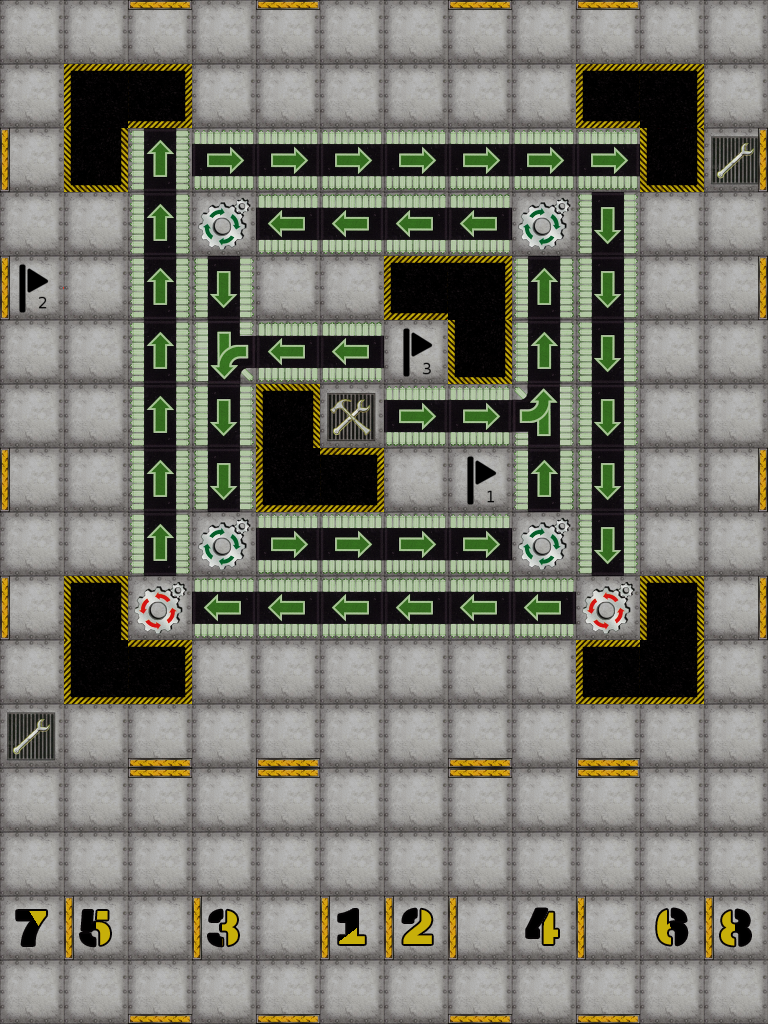

A level layout from a 2D game, rendered from its tile map. Below: a short description, then the map file with its tile-grid data intact:
An orthogonal 12x16 tile map with 64x64 px tiles, 14 tile layers (Board, Start, Flag, Hole, ...).

<map version="1.5" tiledversion="1.6.0" orientation="orthogonal" renderorder="right-down" compressionlevel="0" width="12" height="16" tilewidth="64" tileheight="64" infinite="0" nextlayerid="15" nextobjectid="1">
 <tileset firstgid="1" source="tiles.tsx" />
 <layer id="2" name="Board" width="12" height="16">
  <data encoding="csv">
5,5,5,5,5,5,5,5,5,5,5,5,
5,5,5,5,5,5,5,5,5,5,5,5,
5,5,5,5,5,5,5,5,5,5,5,5,
5,5,5,5,5,5,5,5,5,5,5,5,
5,5,5,5,5,5,5,5,5,5,5,5,
5,5,5,5,5,5,5,5,5,5,5,5,
5,5,5,5,5,5,5,5,5,5,5,5,
5,5,5,5,5,5,5,5,5,5,5,5,
5,5,5,5,5,5,5,5,5,5,5,5,
5,5,5,5,5,5,5,5,5,5,5,5,
5,5,5,5,5,5,5,5,5,5,5,5,
5,5,5,5,5,5,5,5,5,5,5,5,
5,5,5,5,5,5,5,5,5,5,5,5,
5,5,5,5,5,5,5,5,5,5,5,5,
5,5,5,5,5,5,5,5,5,5,5,5,
5,5,5,5,5,5,5,5,5,5,5,5
</data>
 </layer>
 <layer id="7" name="Start" width="12" height="16">
  <data encoding="csv">
0,0,0,0,0,0,0,0,0,0,0,0,
0,0,0,0,0,0,0,0,0,0,0,0,
0,0,0,0,0,0,0,0,0,0,0,0,
0,0,0,0,0,0,0,0,0,0,0,0,
0,0,0,0,0,0,0,0,0,0,0,0,
0,0,0,0,0,0,0,0,0,0,0,0,
0,0,0,0,0,0,0,0,0,0,0,0,
0,0,0,0,0,0,0,0,0,0,0,0,
0,0,0,0,0,0,0,0,0,0,0,0,
0,0,0,0,0,0,0,0,0,0,0,0,
0,0,0,0,0,0,0,0,0,0,0,0,
0,0,0,0,0,0,0,0,0,0,0,0,
0,0,0,0,0,0,0,0,0,0,0,0,
0,0,0,0,0,0,0,0,0,0,0,0,
131,129,0,123,0,121,122,0,124,0,130,132,
0,0,0,0,0,0,0,0,0,0,0,0
</data>
 </layer>
 <layer id="8" name="Flag" width="12" height="16">
  <data encoding="csv">
0,0,0,0,0,0,0,0,0,0,0,0,
0,0,0,0,0,0,0,0,0,0,0,0,
0,0,0,0,0,0,0,0,0,0,0,0,
0,0,0,0,0,0,0,0,0,0,0,0,
63,0,0,0,0,0,0,0,0,0,0,0,
0,0,0,0,0,0,71,0,0,0,0,0,
0,0,0,0,0,0,0,0,0,0,0,0,
0,0,0,0,0,0,0,55,0,0,0,0,
0,0,0,0,0,0,0,0,0,0,0,0,
0,0,0,0,0,0,0,0,0,0,0,0,
0,0,0,0,0,0,0,0,0,0,0,0,
0,0,0,0,0,0,0,0,0,0,0,0,
0,0,0,0,0,0,0,0,0,0,0,0,
0,0,0,0,0,0,0,0,0,0,0,0,
0,0,0,0,0,0,0,0,0,0,0,0,
0,0,0,0,0,0,0,0,0,0,0,0
</data>
 </layer>
 <layer id="9" name="Hole" width="12" height="16">
  <data encoding="csv">
0,0,0,0,0,0,0,0,0,0,0,0,
0,105,109,0,0,0,0,0,0,117,107,0,
0,110,0,0,0,0,0,0,0,0,110,0,
0,0,0,0,0,0,0,0,0,0,0,0,
0,0,0,0,0,0,117,107,0,0,0,0,
0,0,0,0,0,0,0,110,0,0,0,0,
0,0,0,0,118,0,0,0,0,0,0,0,
0,0,0,0,113,109,0,0,0,0,0,0,
0,0,0,0,0,0,0,0,0,0,0,0,
0,118,0,0,0,0,0,0,0,0,118,0,
0,113,109,0,0,0,0,0,0,117,115,0,
0,0,0,0,0,0,0,0,0,0,0,0,
0,0,0,0,0,0,0,0,0,0,0,0,
0,0,0,0,0,0,0,0,0,0,0,0,
0,0,0,0,0,0,0,0,0,0,0,0,
0,0,0,0,0,0,0,0,0,0,0,0
</data>
 </layer>
 <layer id="10" name="Repair" width="12" height="16">
  <data encoding="csv">
0,0,0,0,0,0,0,0,0,0,0,0,
0,0,0,0,0,0,0,0,0,0,0,0,
0,0,0,0,0,0,0,0,0,0,0,15,
0,0,0,0,0,0,0,0,0,0,0,0,
0,0,0,0,0,0,0,0,0,0,0,0,
0,0,0,0,0,0,0,0,0,0,0,0,
0,0,0,0,0,0,0,0,0,0,0,0,
0,0,0,0,0,0,0,0,0,0,0,0,
0,0,0,0,0,0,0,0,0,0,0,0,
0,0,0,0,0,0,0,0,0,0,0,0,
0,0,0,0,0,0,0,0,0,0,0,0,
15,0,0,0,0,0,0,0,0,0,0,0,
0,0,0,0,0,0,0,0,0,0,0,0,
0,0,0,0,0,0,0,0,0,0,0,0,
0,0,0,0,0,0,0,0,0,0,0,0,
0,0,0,0,0,0,0,0,0,0,0,0
</data>
 </layer>
 <layer id="11" name="Upgrade" width="12" height="16">
  <data encoding="csv">
0,0,0,0,0,0,0,0,0,0,0,0,
0,0,0,0,0,0,0,0,0,0,0,0,
0,0,0,0,0,0,0,0,0,0,0,0,
0,0,0,0,0,0,0,0,0,0,0,0,
0,0,0,0,0,0,0,0,0,0,0,0,
0,0,0,0,0,0,0,0,0,0,0,0,
0,0,0,0,0,7,0,0,0,0,0,0,
0,0,0,0,0,0,0,0,0,0,0,0,
0,0,0,0,0,0,0,0,0,0,0,0,
0,0,0,0,0,0,0,0,0,0,0,0,
0,0,0,0,0,0,0,0,0,0,0,0,
0,0,0,0,0,0,0,0,0,0,0,0,
0,0,0,0,0,0,0,0,0,0,0,0,
0,0,0,0,0,0,0,0,0,0,0,0,
0,0,0,0,0,0,0,0,0,0,0,0,
0,0,0,0,0,0,0,0,0,0,0,0
</data>
 </layer>
 <layer id="12" name="Gear" width="12" height="16">
  <data encoding="csv">
0,0,0,0,0,0,0,0,0,0,0,0,
0,0,0,0,0,0,0,0,0,0,0,0,
0,0,0,0,0,0,0,0,0,0,0,0,
0,0,0,53,0,0,0,0,53,0,0,0,
0,0,0,0,0,0,0,0,0,0,0,0,
0,0,0,0,0,0,0,0,0,0,0,0,
0,0,0,0,0,0,0,0,0,0,0,0,
0,0,0,0,0,0,0,0,0,0,0,0,
0,0,0,53,0,0,0,0,53,0,0,0,
0,0,54,0,0,0,0,0,0,54,0,0,
0,0,0,0,0,0,0,0,0,0,0,0,
0,0,0,0,0,0,0,0,0,0,0,0,
0,0,0,0,0,0,0,0,0,0,0,0,
0,0,0,0,0,0,0,0,0,0,0,0,
0,0,0,0,0,0,0,0,0,0,0,0,
0,0,0,0,0,0,0,0,0,0,0,0
</data>
 </layer>
 <layer id="6" name="Conveyor" width="12" height="16">
  <data encoding="csv">
0,0,0,0,0,0,0,0,0,0,0,0,
0,0,0,0,0,0,0,0,0,0,0,0,
0,0,49,52,52,52,52,52,52,52,0,0,
0,0,49,0,51,51,51,51,0,50,0,0,
0,0,49,50,0,0,0,0,49,50,0,0,
0,0,49,59,51,51,0,0,49,50,0,0,
0,0,49,50,0,0,52,52,57,50,0,0,
0,0,49,50,0,0,0,0,49,50,0,0,
0,0,49,0,52,52,52,52,0,50,0,0,
0,0,0,51,51,51,51,51,51,0,0,0,
0,0,0,0,0,0,0,0,0,0,0,0,
0,0,0,0,0,0,0,0,0,0,0,0,
0,0,0,0,0,0,0,0,0,0,0,0,
0,0,0,0,0,0,0,0,0,0,0,0,
0,0,0,0,0,0,0,0,0,0,0,0,
0,0,0,0,0,0,0,0,0,0,0,0
</data>
 </layer>
 <layer id="14" name="LaserDouble" width="12" height="16">
  <data encoding="csv">
0,0,0,0,0,0,0,0,0,0,0,0,
0,0,0,0,0,0,0,0,0,0,0,0,
0,0,0,0,0,0,0,0,0,0,0,0,
0,0,0,0,0,0,0,0,0,0,0,0,
0,0,0,0,0,0,0,0,0,0,0,0,
0,0,0,0,0,0,0,0,0,0,0,0,
0,0,0,0,0,0,0,0,0,0,0,0,
0,0,0,0,0,0,0,0,0,0,0,0,
0,0,0,0,0,0,0,0,0,0,0,0,
0,0,0,0,0,0,0,0,0,0,0,0,
0,0,0,0,0,0,0,0,0,0,0,0,
0,0,0,0,0,0,0,0,0,0,0,0,
0,0,0,0,0,0,0,0,0,0,0,0,
0,0,0,0,0,0,0,0,0,0,0,0,
0,0,0,0,0,0,0,0,0,0,0,0,
0,0,0,0,0,0,0,0,0,0,0,0
</data>
 </layer>
 <layer id="5" name="Laser" width="12" height="16">
  <data encoding="csv">
0,0,0,0,0,0,0,0,0,0,0,0,
0,0,0,0,0,0,0,0,0,0,0,0,
0,0,0,0,0,0,0,0,0,0,0,0,
0,0,0,0,0,0,0,0,0,0,0,0,
0,0,0,0,0,0,0,0,0,0,0,0,
0,0,0,0,0,0,0,0,0,0,0,0,
0,0,0,0,0,0,0,0,0,0,0,0,
0,0,0,0,0,0,0,0,0,0,0,0,
0,0,0,0,0,0,0,0,0,0,0,0,
0,0,0,0,0,0,0,0,0,0,0,0,
0,0,0,0,0,0,0,0,0,0,0,0,
0,0,0,0,0,0,0,0,0,0,0,0,
0,0,0,0,0,0,0,0,0,0,0,0,
0,0,0,0,0,0,0,0,0,0,0,0,
0,0,0,0,0,0,0,0,0,0,0,0,
0,0,0,0,0,0,0,0,0,0,0,0
</data>
 </layer>
 <layer id="4" name="LaserWall" width="12" height="16">
  <data encoding="csv">
0,0,0,0,0,0,0,0,0,0,0,0,
0,0,0,0,0,0,0,0,0,0,0,0,
0,0,0,0,0,0,0,0,0,0,0,0,
0,0,0,0,0,0,0,0,0,0,0,0,
0,0,0,0,0,0,0,0,0,0,0,0,
0,0,0,0,0,0,0,0,0,0,0,0,
0,0,0,0,0,0,0,0,0,0,0,0,
0,0,0,0,0,0,0,0,0,0,0,0,
0,0,0,0,0,0,0,0,0,0,0,0,
0,0,0,0,0,0,0,0,0,0,0,0,
0,0,0,0,0,0,0,0,0,0,0,0,
0,0,0,0,0,0,0,0,0,0,0,0,
0,0,0,0,0,0,0,0,0,0,0,0,
0,0,0,0,0,0,0,0,0,0,0,0,
0,0,0,0,0,0,0,0,0,0,0,0,
0,0,0,0,0,0,0,0,0,0,0,0
</data>
 </layer>
 <layer id="13" name="Pusher" width="12" height="16">
  <data encoding="csv">
0,0,0,0,0,0,0,0,0,0,0,0,
0,0,0,0,0,0,0,0,0,0,0,0,
0,0,0,0,0,0,0,0,0,0,0,0,
0,0,0,0,0,0,0,0,0,0,0,0,
0,0,0,0,0,0,0,0,0,0,0,0,
0,0,0,0,0,0,0,0,0,0,0,0,
0,0,0,0,0,0,0,0,0,0,0,0,
0,0,0,0,0,0,0,0,0,0,0,0,
0,0,0,0,0,0,0,0,0,0,0,0,
0,0,0,0,0,0,0,0,0,0,0,0,
0,0,0,0,0,0,0,0,0,0,0,0,
0,0,0,0,0,0,0,0,0,0,0,0,
0,0,0,0,0,0,0,0,0,0,0,0,
0,0,0,0,0,0,0,0,0,0,0,0,
0,0,0,0,0,0,0,0,0,0,0,0,
0,0,0,0,0,0,0,0,0,0,0,0
</data>
 </layer>
 <layer id="3" name="Wall" width="12" height="16">
  <data encoding="csv">
0,0,31,0,31,0,0,31,0,31,0,0,
0,0,0,0,0,0,0,0,0,0,0,0,
30,0,0,0,0,0,0,0,0,0,0,23,
0,0,0,0,0,0,0,0,0,0,0,0,
30,0,0,0,0,0,0,0,0,0,0,23,
0,0,0,0,0,0,0,0,0,0,0,0,
0,0,0,0,0,0,0,0,0,0,0,0,
30,0,0,0,0,0,0,0,0,0,0,23,
0,0,0,0,0,0,0,0,0,0,0,0,
30,0,0,0,0,0,0,0,0,0,0,23,
0,0,0,0,0,0,0,0,0,0,0,0,
0,0,29,0,29,0,0,29,0,29,0,0,
0,0,31,0,31,0,0,31,0,31,0,0,
0,0,0,0,0,0,0,0,0,0,0,0,
0,30,0,30,0,30,30,30,0,30,0,30,
0,0,29,0,29,0,0,29,0,29,0,0
</data>
 </layer>
 <layer id="1" name="Player" width="12" height="16">
  <data encoding="csv">
0,0,0,0,0,0,0,0,0,0,0,0,
0,0,0,0,0,0,0,0,0,0,0,0,
0,0,0,0,0,0,0,0,0,0,0,0,
0,0,0,0,0,0,0,0,0,0,0,0,
0,0,0,0,0,0,0,0,0,0,0,0,
0,0,0,0,0,0,0,0,0,0,0,0,
0,0,0,0,0,0,0,0,0,0,0,0,
0,0,0,0,0,0,0,0,0,0,0,0,
0,0,0,0,0,0,0,0,0,0,0,0,
0,0,0,0,0,0,0,0,0,0,0,0,
0,0,0,0,0,0,0,0,0,0,0,0,
0,0,0,0,0,0,0,0,0,0,0,0,
0,0,0,0,0,0,0,0,0,0,0,0,
0,0,0,0,0,0,0,0,0,0,0,0,
0,0,0,0,0,0,0,0,0,0,0,0,
0,0,0,0,0,0,0,0,0,0,0,0
</data>
 </layer>
</map>
